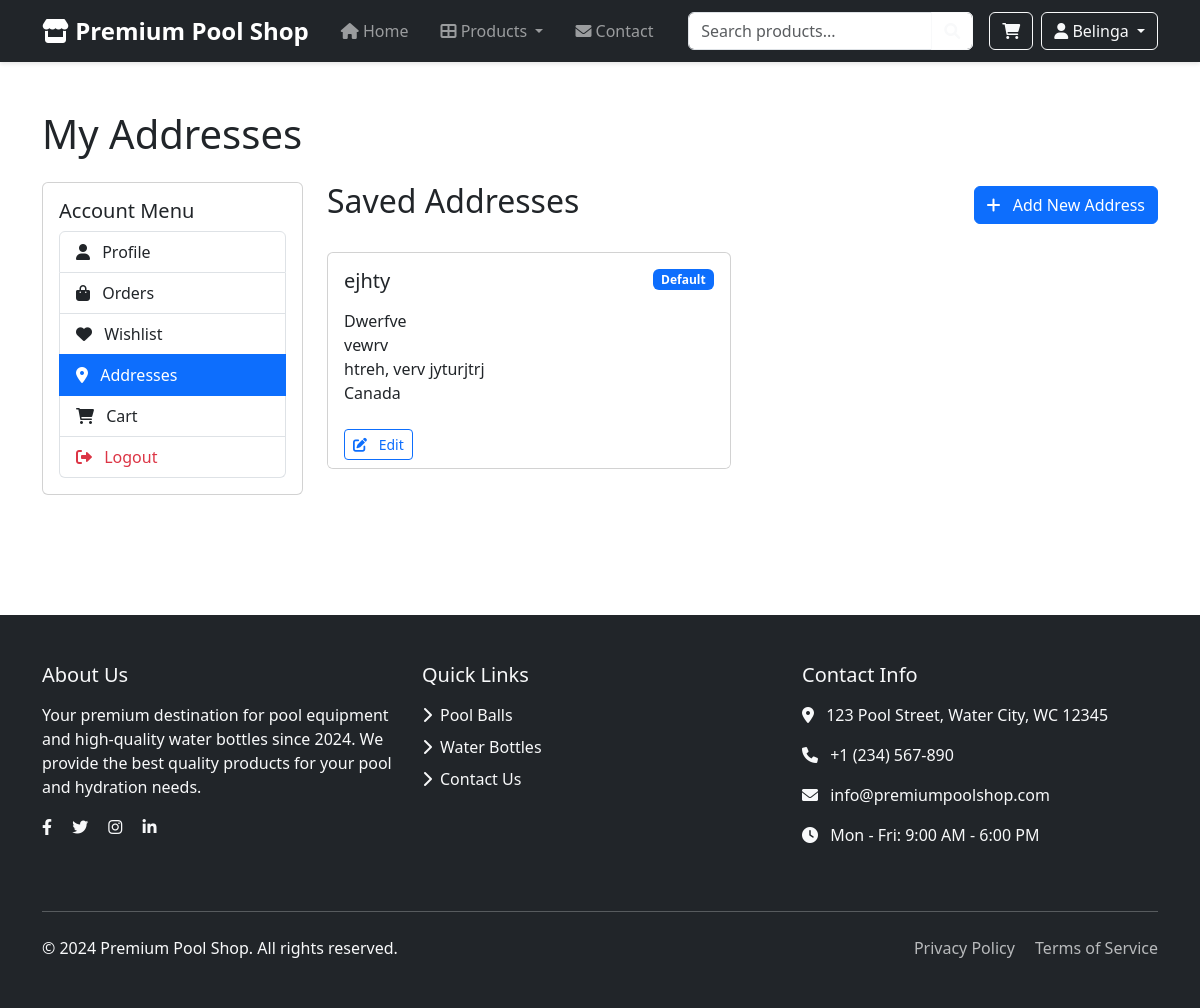
The app's page /addresses/addresses.php (signed in) with its own data.
### tables this page shows
CREATE TABLE `addresses` (
  `id` int(11) NOT NULL,
  `user_id` int(11) NOT NULL,
  `address_name` varchar(100) NOT NULL,
  `address_line1` varchar(255) NOT NULL,
  `address_line2` varchar(255) DEFAULT NULL,
  `city` varchar(100) NOT NULL,
  `state` varchar(100) NOT NULL,
  `postal_code` varchar(20) NOT NULL,
  `country` varchar(100) NOT NULL,
  `is_default` tinyint(1) DEFAULT 0
);

### addresses/addresses.php (the view, shortened to what this page needs)
<?php
require_once __DIR__ . "/../includes/config/database.php";
$addresses_sql = "SELECT * FROM addresses WHERE user_id = ? ORDER BY is_default DESC";
$addresses_stmt = mysqli_prepare($conn, $addresses_sql);
mysqli_stmt_bind_param($addresses_stmt, "i", $_SESSION['user_id']);
mysqli_stmt_execute($addresses_stmt);
$addresses_result = mysqli_stmt_get_result($addresses_stmt);
include __DIR__ . '/../includes/components/header.php';
?>
<div class="container py-5">
    <h1 class="mb-4">My Addresses</h1>
    <div class="row">
        <?php include __DIR__ . '/../includes/components/account_menu.php'; ?>
        <div class="col-md-9">
            <div class="d-flex justify-content-between align-items-center mb-4">
                <h2>Saved Addresses</h2>
                <button type="button" class="btn btn-primary" data-bs-toggle="modal" data-bs-target="#addAddressModal">
                    <i class="fas fa-plus me-2"></i> Add New Address
                </button>
            </div>
            <?php if (mysqli_num_rows($addresses_result) > 0): ?>
                <div class="row">
                    <?php while ($address = mysqli_fetch_assoc($addresses_result)): ?>
                        <div class="col-md-6 mb-4">
                            <div class="card h-100">
                                <div class="card-body">
                                    <div class="d-flex justify-content-between align-items-start mb-3">
                                        <h5 class="card-title mb-0"><?php echo htmlspecialchars($address['address_name']); ?></h5>
                                        <?php if ($address['is_default']): ?>
                                            <span class="badge bg-primary">Default</span>
                                        <?php endif; ?>
                                    </div>
                                    <p class="card-text">
                                        <?php echo htmlspecialchars($address['address_line1']); ?><br>
                                        <?php if ($address['address_line2']): ?>
                                            <?php echo htmlspecialchars($address['address_line2']); ?><br>
                                        <?php endif; ?>
                                        <?php echo htmlspecialchars($address['city']); ?>, <?php echo htmlspecialchars($address['state']); ?> <?php echo htmlspecialchars($address['postal_code']); ?><br>
                                        <?php echo htmlspecialchars($address['country']); ?>
                                    </p>
                                </div>
                                <div class="card-footer bg-white border-top-0">
                                    <div class="d-flex justify-content-between">
                                        <button type="button" class="btn btn-outline-primary btn-sm edit-address"
                                                data-bs-toggle="modal"
                                                data-bs-target="#editAddressModal"
                                                data-address-id="<?php echo $address['id']; ?>"
                                                data-address-name="<?php echo htmlspecialchars($address['address_name']); ?>"
                                                data-address-line1="<?php echo htmlspecialchars($address['address_line1']); ?>"
                                                data-address-line2="<?php echo htmlspecialchars($address['address_line2']); ?>"
                                                data-city="<?php echo htmlspecialchars($address['city']); ?>"
                                                data-state="<?php echo htmlspecialchars($address['state']); ?>"
                                                data-postal-code="<?php echo htmlspecialchars($address['postal_code']); ?>"
                                                data-country="<?php echo htmlspecialchars($address['country']); ?>"
                                                data-is-default="<?php echo $address['is_default']; ?>">
                                            <i class="fas fa-edit me-2"></i> Edit
                                        </button>
                                    </div>
                                </div>
                            </div>
                        </div>
                    <?php endwhile; ?>
                </div>
            <?php else: ?>
                <div class="alert alert-info">
                    You haven't added any addresses yet. Click the "Add New Address" button to add your first address.
                </div>
            <?php endif; ?>
        </div>
    </div>
</div>
<?php include __DIR__ . '/../includes/components/footer.php'; ?>

### records on screen
addresses: address_name "ejhty", is_default "Default", address_line1 "Dwerfve", address_line2 "vewrv", city "htreh", state "verv", postal_code "jyturjtrj", country "Canada"

### other values on screen
getCurrentUsername() "Belinga"
